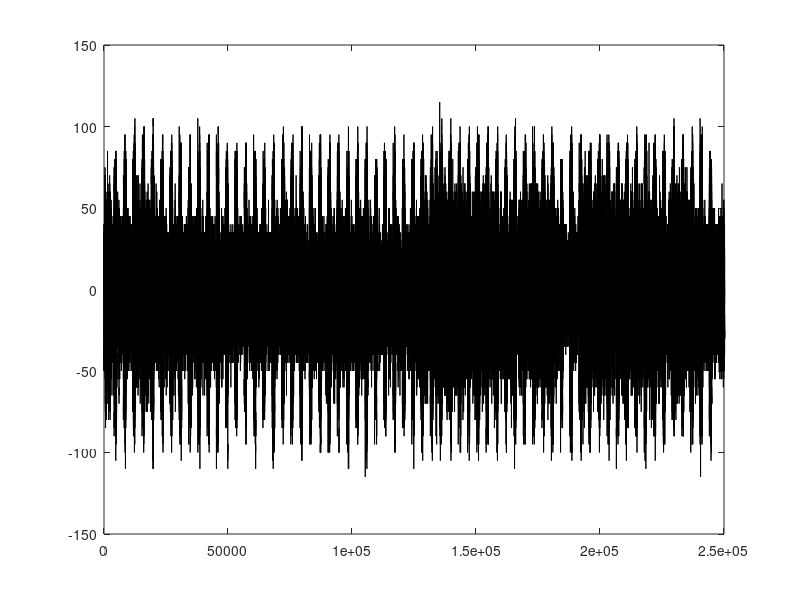

Here is the MATLAB script that generated this plot: (Note: this script raises an error after producing the figure.)
% DCPM SAMPLE CODE SONG XXXX
% g10s1.txt ==  DPCM_SAMPLE_CODE_XXXX_SONG.txt
fileID = fopen('g10s1.txt');
mydata = textscan(fileID,'%f%f','HeaderLines',1);
fclose(fileID);
columns = cell2mat(mydata);
column_1 = columns(:,1);
column_2 = columns(:,2);
j = 1 ;
for i = 1: size(column_1,1)
    a(j) = column_1(i) ;
    j = j + 1 ;
    a(j) = column_2(i) ;
    j = j+1;
end
%step 1 for G10
plot(a,'Color','black');
xlim([0 250000]);
figure;
%step 2 for G11
histogram(a,'FaceColor','black','FaceAlpha',1);